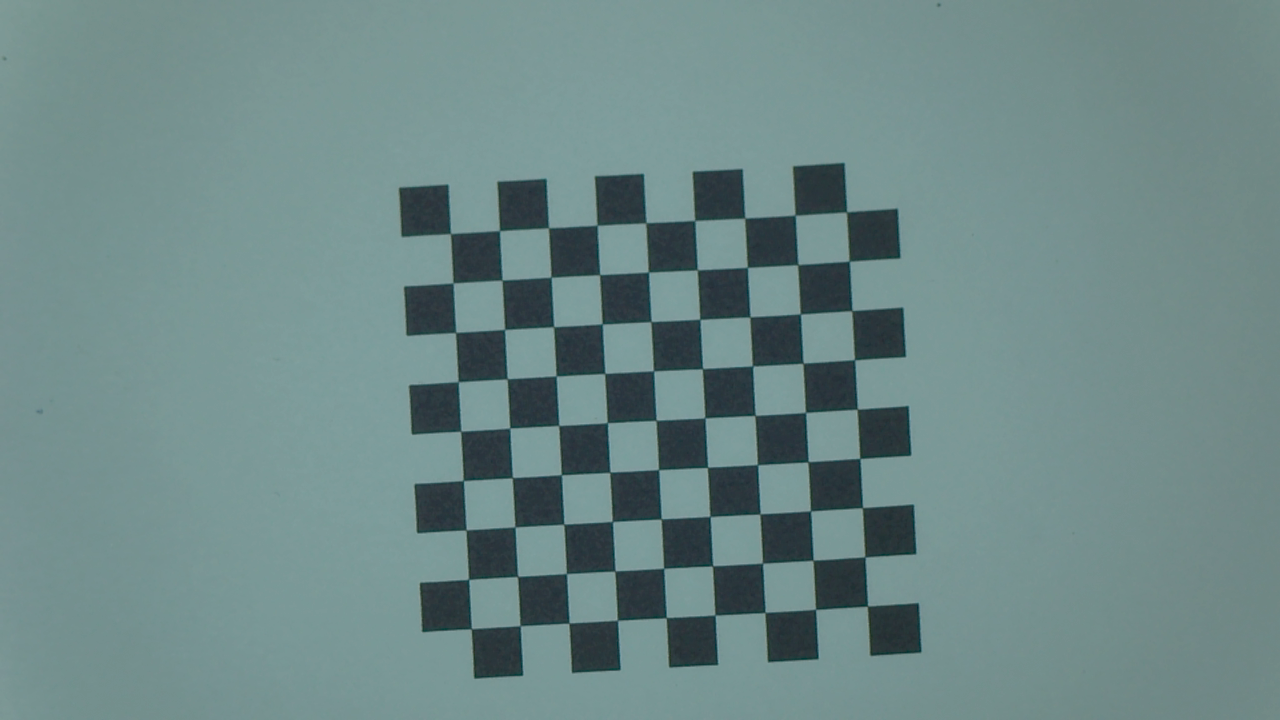
#> input picture calibration_image/0.png, 1280 x 720 px
$ python wb.py ../calibration_image/0.png
#> lines starting #> are read from the running program, lines starting #| are printed output that depends on the picture
import os, sys
import cv2
import numpy as np

try:
    import seaborn as sns
    import pandas as pd
except:
    raise Exception('Seaborn or Pandas packages not found. Installation: $ pip install seaborn pandas')


def create_histogram(img):
    assert len(img.shape) == 2  # check grayscale image
    histogram = [0] * 256  # list of intensity frequencies, 256 zero values
    for row in range(img.shape[0]):  # traverse by row (y-axis)
        for col in range(img.shape[1]):  # traverse by column (x-axis)
            histogram[img[row, col]] += 1
    return histogram


def visualize_histogram(histogram, output='histogram.png'):
    hist_data = pd.DataFrame({'intensity': list(range(256)), 'frequency': histogram})
    sns_hist = sns.barplot(x='intensity', y='frequency', data=hist_data, color='blue')
    sns_hist.set(xticks=[])  # hide x ticks

    fig = sns_hist.get_figure()
    fig.savefig(output)
    return output


def equalize_histogram(img, histogram):
    # build H', cumsum
    new_H = [0] * 257
    for i in range(0, len(new_H)):
        new_H[i] = sum(histogram[:i])
    new_H = new_H[1:]

    # normalize H'
    # max_H = max(new_H)
    # max_hist = max(histogram)
    # new_H = [(f/max_H)*max_hist for f in new_H]

    # scale H' to [0, 255]
    max_value = max(new_H)
    min_value = min(new_H)
    new_H = [int(((f - min_value) / (max_value - min_value)) * 255) for f in new_H]

    print("H':", new_H)

    # apply H' to img
    for row in range(img.shape[0]):  # traverse by row (y-axis)
        for col in range(img.shape[1]):  # traverse by column (x-axis)
            img[row, col] = new_H[img[row, col]]
    return img


if __name__ == "__main__":
    assert len(sys.argv) == 2, '[USAGE] $ python %s img_6.jpg' % (os.path.basename(__file__), INPUT)
    INPUT = sys.argv[1]
    assert os.path.isfile(INPUT), '%s not found' % INPUT

    # read color image with grayscale flag: "cv2.IMREAD_GRAYSCALE"
    img = cv2.imread(INPUT, cv2.IMREAD_GRAYSCALE)
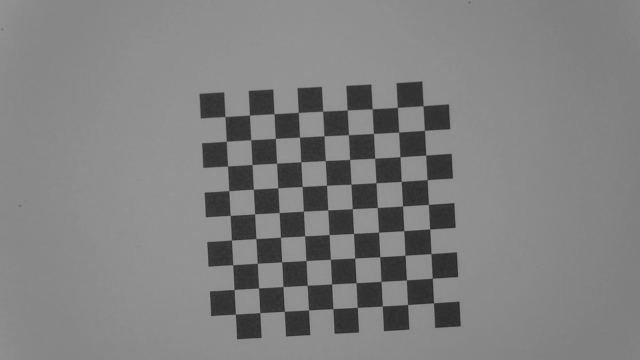
#> img: shape (720, 1280) (shown at 1/2 size); min 29, max 159, mean 127.6
    # print grayscale image
    cv2.imwrite('grey_%s' % INPUT, img)
    print('Saved grayscale image @ grey_%s' % INPUT)

    # create histogram from image
    histogram = create_histogram(img)
#> histogram = 256 values, max 72137 at index 142, min 0 at index 0, mean 3600
    print('histogram:', histogram)
#> (printed output is left out)

    hist_img_path = visualize_histogram(histogram)
#> in visualize_histogram, `hist_data = pd.DataFrame({'intensity': list(range(256)), 'frequency': ..`: hist_data = table of 256 rows and 2 columns
#> in visualize_histogram, `fig.savefig(output)`:
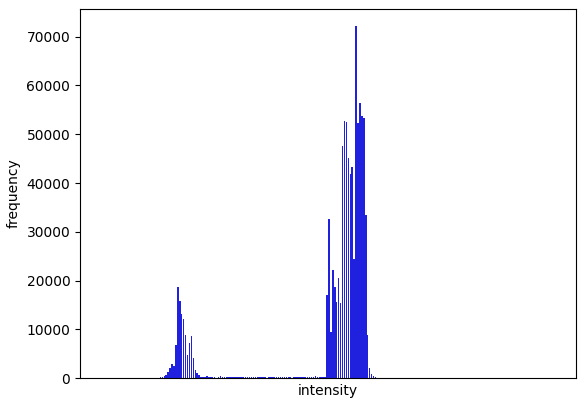
#> figure drawn by matplotlib, 1 panel
#> hist_img_path = 'histogram.png'
    print('Saved histogram @ %s' % hist_img_path)
#| Saved histogram @ histogram.png

    equalized_img = equalize_histogram(img, histogram)
#> after the loop in equalize_histogram, `for i in range(0, len(new_H)):`: new_H = 257 values from 0 to 921600
#> in equalize_histogram, `new_H = new_H[1:]`: new_H = 256 values from 0 to 921600
#> in equalize_histogram, `max_value = max(new_H)`: max_value = 921600
#> in equalize_histogram, `min_value = min(new_H)`: min_value = 0
#> in equalize_histogram, `new_H = [int(((f - min_value) / (max_value - min_value)) * 255) for f ..`: new_H = 256 values from 0 to 255
#> (printed output is left out)
#> after the loop in equalize_histogram, `for row in range(img.shape[0]):`:
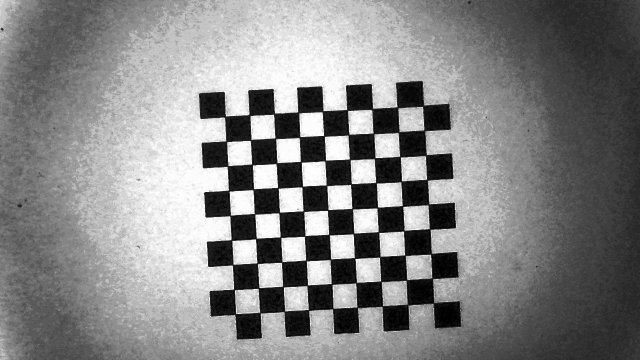
#> img: shape (720, 1280) (shown at 1/2 size); min 0, max 255, mean 132.5
    cv2.imwrite('equalized_%s' % INPUT, equalized_img)
    print('Saved equalized image @ equalized_%s' % INPUT)

    new_histogram = create_histogram(equalized_img)
#> new_histogram = 256 values, max 72137 at index 182, min 0 at index 3, mean 3600
    print('new_histogram:', new_histogram)
#> (printed output is left out)
    hist_img_path = visualize_histogram(new_histogram, output='histogram_eq.png')
#> call 2 of visualize_histogram, with output = 'histogram_eq.png'
#> in visualize_histogram (call 2), `fig.savefig(output)`:
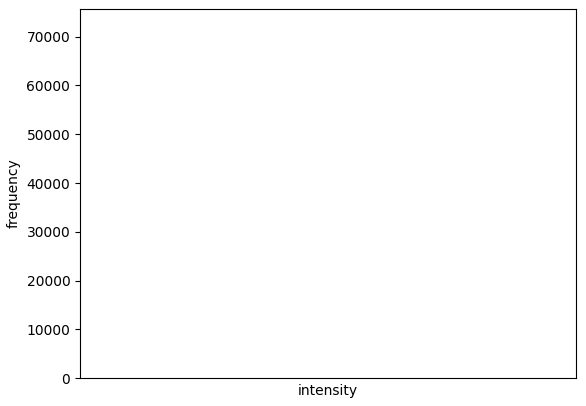
#> figure drawn by matplotlib, 1 panel
#> hist_img_path = 'histogram_eq.png'
    print('Saved new histogram @ %s' % hist_img_path)
#| Saved new histogram @ histogram_eq.png

    print('Done Tut 6: Histogram Equalization. Welcome to minhng.info')

$ run again, on calibration_image/10.png
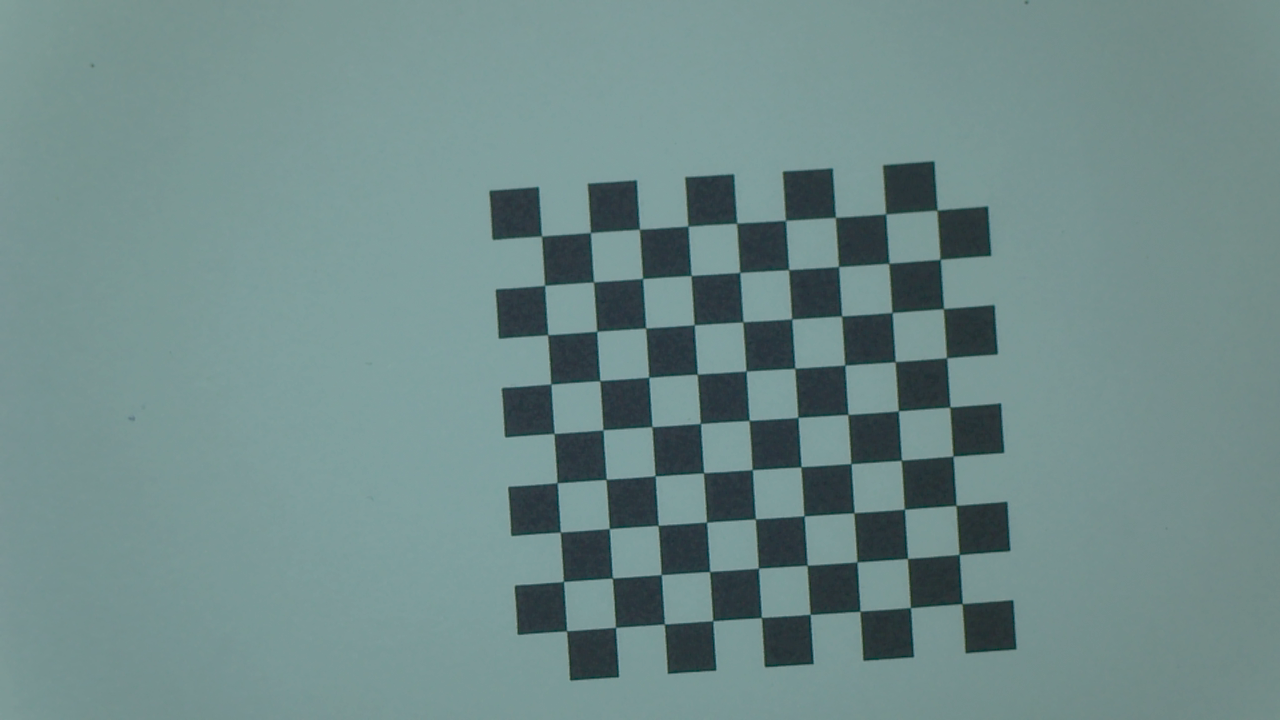
#> input picture calibration_image/10.png, 1280 x 720 px
#> `histogram = create_histogram(img)`: histogram = 256 values, max 59320 at index 139, min 0 at index 0, mean 3600
#> (printed output is left out)
#> hist_data = table of 256 rows and 2 columns
#> `hist_img_path = visualize_histogram(histogram)`: hist_img_path = 'histogram.png'
#| Saved histogram @ histogram.png
#> after the loop in equalize_histogram, `for i in range(0, len(new_H)):`: new_H = 257 values from 0 to 921600
#> in equalize_histogram, `new_H = new_H[1:]`: new_H = 256 values from 0 to 921600
#> max_value = 921600
#> min_value = 0
#> in equalize_histogram, `new_H = [int(((f - min_value) / (max_value - min_value)) * 255) for f ..`: new_H = 256 values from 0 to 255
#> (printed output is left out)
#> after the loop in equalize_histogram, `for row in range(img.shape[0]):`:
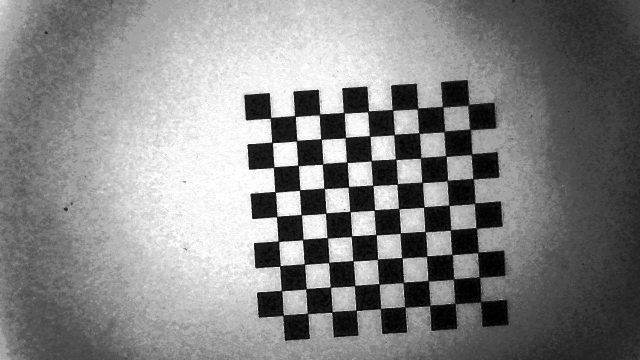
#> img: shape (720, 1280) (shown at 1/2 size); min 0, max 255, mean 132
#> new_histogram = 256 values, max 59320 at index 118, min 0 at index 5, mean 3600
#> (printed output is left out)
#> in visualize_histogram (call 2), `fig.savefig(output)`:
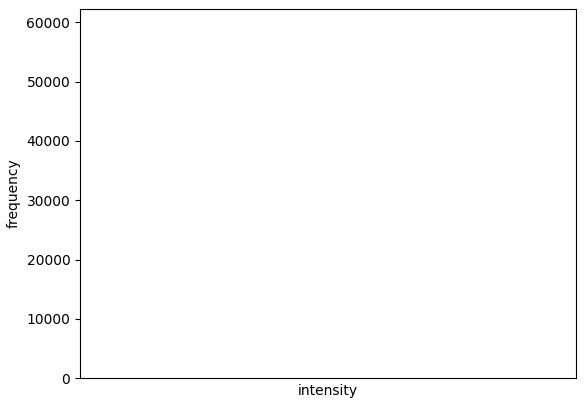
#> figure drawn by matplotlib, 1 panel
#> `hist_img_path = visualize_histogram(new_histogram, output='histogram_e..`: hist_img_path = 'histogram_eq.png'
#| Saved new histogram @ histogram_eq.png

$ run again, on calibration_image/11.png
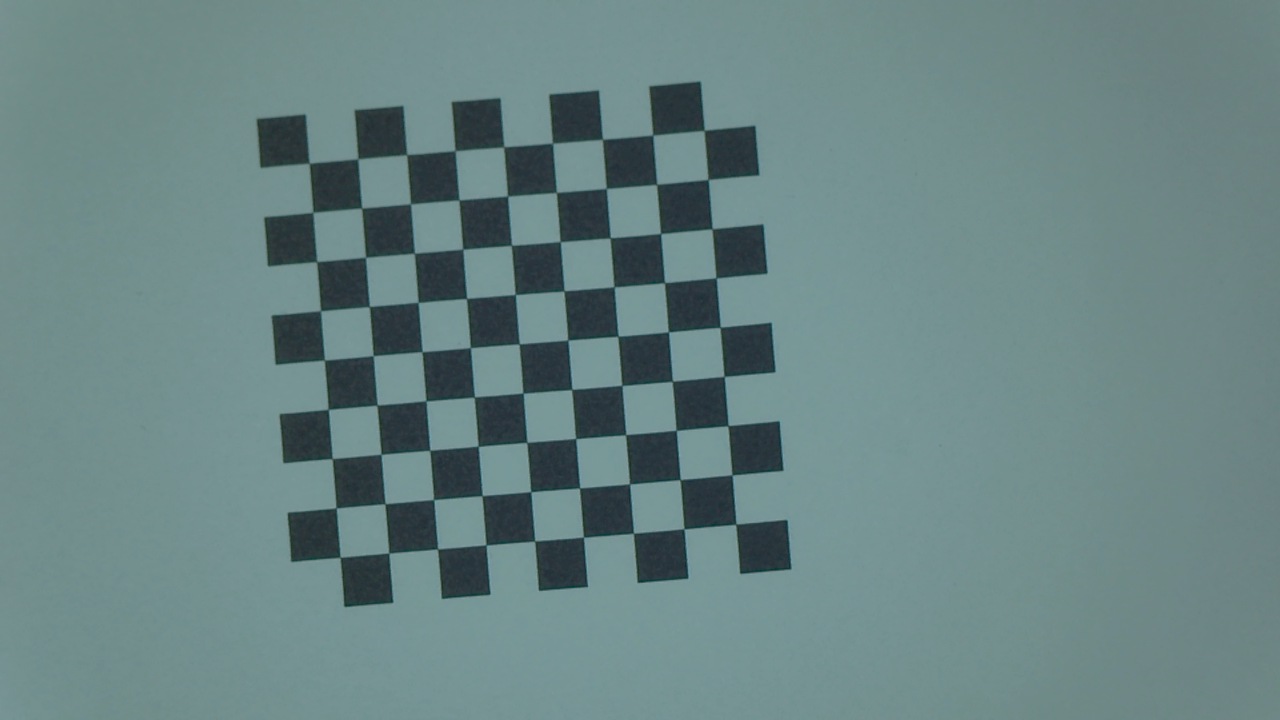
#> input picture calibration_image/11.png, 1280 x 720 px
#> `histogram = create_histogram(img)`: histogram = 256 values, max 66765 at index 135, min 0 at index 0, mean 3600
#> (printed output is left out)
#> hist_data = table of 256 rows and 2 columns
#> `hist_img_path = visualize_histogram(histogram)`: hist_img_path = 'histogram.png'
#| Saved histogram @ histogram.png
#> after the loop in equalize_histogram, `for i in range(0, len(new_H)):`: new_H = 257 values from 0 to 921600
#> in equalize_histogram, `new_H = new_H[1:]`: new_H = 256 values from 0 to 921600
#> max_value = 921600
#> min_value = 0
#> in equalize_histogram, `new_H = [int(((f - min_value) / (max_value - min_value)) * 255) for f ..`: new_H = 256 values from 0 to 255
#> (printed output is left out)
#> after the loop in equalize_histogram, `for row in range(img.shape[0]):`:
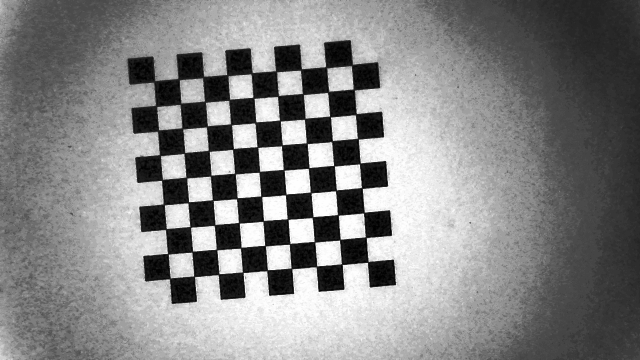
#> img: shape (720, 1280) (shown at 1/2 size); min 0, max 255, mean 132.6
#> new_histogram = 256 values, max 66765 at index 159, min 0 at index 4, mean 3600
#> (printed output is left out)
#> in visualize_histogram (call 2), `fig.savefig(output)`:
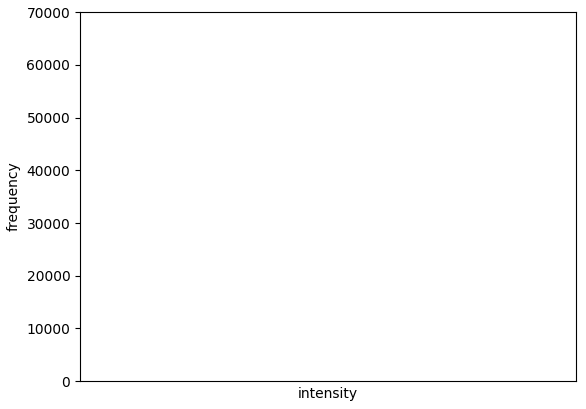
#> figure drawn by matplotlib, 1 panel
#> `hist_img_path = visualize_histogram(new_histogram, output='histogram_e..`: hist_img_path = 'histogram_eq.png'
#| Saved new histogram @ histogram_eq.png
